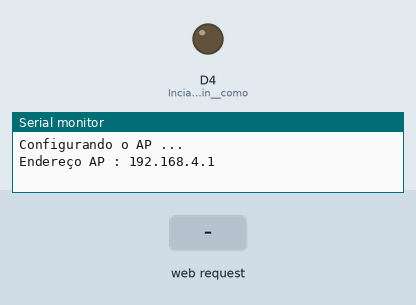
A sketch run on a simulated ESP8266 (NodeMCU). On the bench: output pins drawn as LEDs (lit = HIGH), the last lines printed to the serial monitor. The inputs (shaded band) are chosen by the test bench.

Above: at 1.2 s.
1.3 s: HTTP request GET /d4_off received
At 2.5 s:
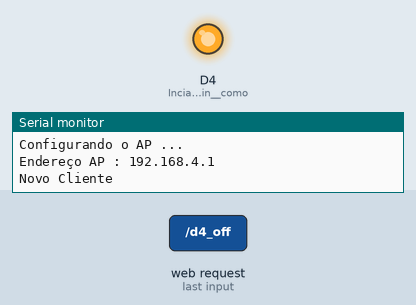
2.8 s: HTTP request GET /d4_on received
At 3.8 s:
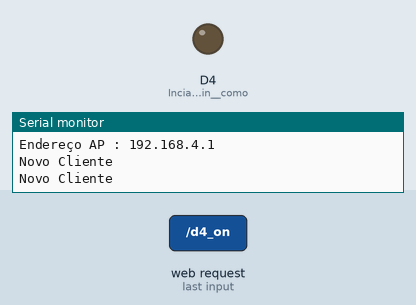
Timing chart, 0 to 5.8 s (numbered marks = the images above; inputs shaded):
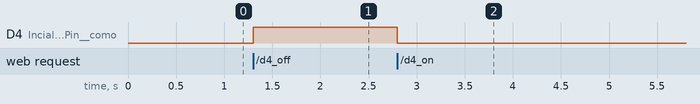

Measured:
- after the input at 1.3 s, D4 (Incializa_o_ledPin__como): LOW → HIGH at once
- after the input at 2.8 s, D4 (Incializa_o_ledPin__como): HIGH → LOW at once

The sketch:

09-AP_-LD_D4.ino
```cpp
/*
  Conexão AP - Liga/Desliga Led D4
  IOT na prática com o ESP8266
  https://github.com/esp8266/Arduino/tree/master/doc/esp8266wifi

*/

#include <ESP8266WiFi.h>

const char *ssid = "SeuAP"; //Node do SSID a ser transmitido
const char *password = "SuaSenha"; //Senha

WiFiServer servidor(80);

/* AP Endereço http://192.168.4.1
*/


void setup() {

  pinMode(D4, OUTPUT); // Incializa o ledPin  como saída

  Serial.begin(115200);
  Serial.println();
  Serial.println("Configurando o AP ...");

  /* Start do AP*/
  WiFi.softAP(ssid, password);
  IPAddress MeuIP = WiFi.softAPIP();
  Serial.print("Endereço AP : ");
  Serial.println(MeuIP);

  /*Start WebServer*/
  servidor.begin();

}

void loop() {

  WiFiClient client = servidor.available();

  if (client){

      Serial.println("Novo Cliente");

      String pagina = "";

      /* Página HTML */

      pagina += "<!doctype html>\n<html lang=\"pt-BR\">\n    <head>\n        <meta charset=\"utf-8\">\n        <title>Curso ESP8266 na Prática</title>\n    </head>\n\n    <body>\n        <h1>Comando Liga/Desliga LED</h1>\n\t\t<p>LED D4\n\t\t\t<a href=?function=d4_on><button>LIGA</button></a>\n\t\t\t<a href=?function=d4_off><button>DESLIGA</button></a>\n\t\t</p>\n\t\t\t\n    </body>\n</html>";

      String req = client.readStringUntil('\r');
      if (req.indexOf("d4_on") != -1) digitalWrite(D4, LOW);
      if (req.indexOf("d4_off") != -1) digitalWrite(D4, HIGH);

      client.print(pagina);
  }

  client.stop();
}
```
